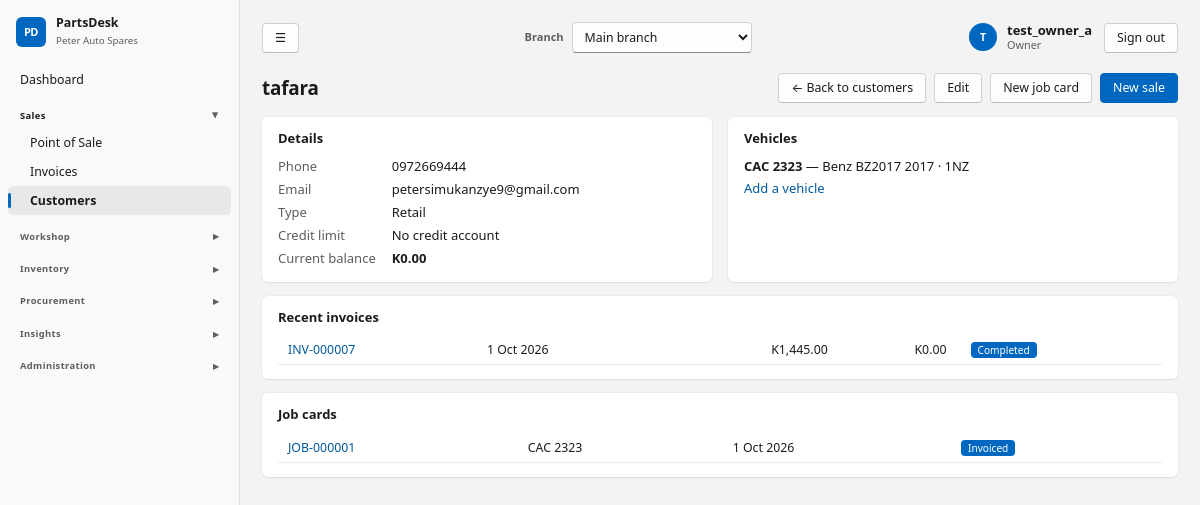
Screenshot of /sales/customers/6/ (signed in) with the database file from the repository.
### core/models.py (models this page shows, shortened)
class ShopSettings(TrackedModel):
    tenant = models.OneToOneField(Tenant, on_delete=models.CASCADE, related_name="settings")
    shop_name = models.CharField(max_length=120, default="My Spare Parts Shop")
    address = models.TextField(blank=True)
    phone = models.CharField(max_length=60, blank=True)
    email = models.EmailField(blank=True)
    tax_id = models.CharField("Tax / TPIN number", max_length=60, blank=True)
    currency_symbol = models.CharField(max_length=8, default="$")
    tax_name = models.CharField(max_length=20, default="VAT")
    tax_rate = models.DecimalField("Tax rate %", max_digits=5, decimal_places=2, default=Decimal("0"))
    prices_include_tax = models.BooleanField(default=True, help_text="Untick if prices are entered before tax.")
    counter_max_discount = models.DecimalField(
        "Max discount % for counter staff", max_digits=5, decimal_places=2, default=Decimal("10"),
        help_text="Managers and the owner can exceed this.")
    default_labour_rate = models.DecimalField("Default labour rate per hour", max_digits=10, decimal_places=2, default=Decimal("0"))
    invoice_footer = models.CharField(max_length=200, blank=True, default="Thank you for your business.")
    class Meta:
        verbose_name_plural = "shop settings"
    @classmethod
    def get(cls, tenant):
        obj, _ = cls.objects.get_or_create(tenant=tenant)
        return obj

class User(AbstractUser):
    class Role(models.TextChoices):
        OWNER = "owner", "Owner"
        MANAGER = "manager", "Manager"
        COUNTER = "counter", "Counter sales"
        MECHANIC = "mechanic", "Mechanic"
        STOREKEEPER = "storekeeper", "Storekeeper"
    role = models.CharField(max_length=20, choices=Role.choices, default=Role.COUNTER)
    tenant = models.ForeignKey(Tenant, null=True, blank=True, on_delete=models.PROTECT, related_name="users")
    branches = models.ManyToManyField(Branch, blank=True, related_name="staff")
    @property
    def display_name(self):
        return self.get_full_name() or self.username

### sales/models.py (models this page shows, shortened)
class Customer(TrackedModel):
    tenant = models.ForeignKey(Tenant, on_delete=models.PROTECT)
    class Type(models.TextChoices):
        RETAIL = "retail", "Retail"
        TRADE = "trade", "Trade (garage / mechanic)"
    name = models.CharField(max_length=120)
    phone = models.CharField(max_length=60, blank=True)
    email = models.EmailField(blank=True)
    address = models.TextField(blank=True)
    customer_type = models.CharField(max_length=10, choices=Type.choices, default=Type.RETAIL)
    credit_limit = models.DecimalField(max_digits=12, decimal_places=2, default=Decimal("0"),
                                       help_text="0 = no credit. Above 0 lets them buy on account up to this amount.")
    notes = models.TextField(blank=True)
    is_active = models.BooleanField(default=True)
    created_at = models.DateTimeField(auto_now_add=True)
    class Meta:
        ordering = ["name"]
    @property
    def balance(self):
        v = self.sales.aggregate(v=Sum(F("total") - F("returned_total") - F("amount_paid")))["v"]
        return v or Decimal("0")

class CustomerVehicle(TrackedModel):
    customer = models.ForeignKey(Customer, on_delete=models.CASCADE, related_name="vehicles")
    reg_number = models.CharField("Registration / plate", max_length=20)
    make = models.CharField(max_length=60)
    model = models.CharField(max_length=60)
    year = models.PositiveSmallIntegerField(null=True, blank=True)
    engine = models.CharField(max_length=60, blank=True)
    vin = models.CharField("VIN / chassis no.", max_length=40, blank=True)
    notes = models.CharField(max_length=200, blank=True)
    class Meta:
        ordering = ["reg_number"]

class Sale(TrackedModel):
    branch = models.ForeignKey(Branch, on_delete=models.PROTECT)
    class Status(models.TextChoices):
        COMPLETED = "completed", "Completed"
        PART_RETURNED = "part_returned", "Partly returned"
        RETURNED = "returned", "Returned"
    class Method(models.TextChoices):
        CASH = "cash", "Cash"
        MOBILE = "mobile", "Mobile money"
        CARD = "card", "Card"
        BANK = "bank", "Bank transfer"
        CREDIT = "credit", "On account"
    number = models.CharField(max_length=20)
    customer = models.ForeignKey(Customer, null=True, blank=True, on_delete=models.PROTECT, related_name="sales")
    vehicle = models.ForeignKey(CustomerVehicle, null=True, blank=True, on_delete=models.SET_NULL)
    status = models.CharField(max_length=15, choices=Status.choices, default=Status.COMPLETED)
    payment_method = models.CharField(max_length=10, choices=Method.choices, default=Method.CASH)
    tax_rate = models.DecimalField(max_digits=5, decimal_places=2, default=Decimal("0"))
    tax_inclusive = models.BooleanField(default=True)
    gross_total = models.DecimalField(max_digits=12, decimal_places=2, default=Decimal("0"))
    discount_total = models.DecimalField(max_digits=12, decimal_places=2, default=Decimal("0"))
    tax_total = models.DecimalField(max_digits=12, decimal_places=2, default=Decimal("0"))
    total = models.DecimalField(max_digits=12, decimal_places=2, default=Decimal("0"))
    returned_total = models.DecimalField(max_digits=12, decimal_places=2, default=Decimal("0"))
    amount_paid = models.DecimalField(max_digits=12, decimal_places=2, default=Decimal("0"))
    notes = models.CharField(max_length=200, blank=True)
    created_by = models.ForeignKey(settings.AUTH_USER_MODEL, null=True, on_delete=models.SET_NULL)
    created_at = models.DateTimeField(default=timezone.now, db_index=True)
    class Meta:
        ordering = ["-created_at", "-id"]
        constraints = [models.UniqueConstraint(fields=["branch", "number"], name="sale_branch_number")]
    def get_absolute_url(self):
        return reverse("sale_detail", args=[self.pk])
    @property
    def balance_due(self):
        return self.total - self.returned_total - self.amount_paid

### workshop/models.py (models this page shows, shortened)
class JobCard(TrackedModel):
    branch = models.ForeignKey(Branch, on_delete=models.PROTECT)
    class Status(models.TextChoices):
        OPEN = "open", "Checked in"
        DIAGNOSING = "diagnosing", "Diagnosing"
        AWAITING_PARTS = "awaiting_parts", "Awaiting parts"
        IN_PROGRESS = "in_progress", "In progress"
        READY = "ready", "Ready for pickup"
        INVOICED = "invoiced", "Invoiced"
        CANCELLED = "cancelled", "Cancelled"
    number = models.CharField(max_length=20)
    customer = models.ForeignKey(Customer, on_delete=models.PROTECT, related_name="jobs")
    vehicle = models.ForeignKey(CustomerVehicle, on_delete=models.PROTECT)
    status = models.CharField(max_length=20, choices=Status.choices, default=Status.OPEN)
    complaint = models.TextField("Customer's complaint / work requested")
    diagnosis = models.TextField("Diagnosis / work notes", blank=True)
    odometer = models.PositiveIntegerField("Odometer (km)", null=True, blank=True)
    assigned_to = models.ForeignKey(settings.AUTH_USER_MODEL, null=True, blank=True, on_delete=models.SET_NULL,
                                    related_name="assigned_jobs", verbose_name="Mechanic")
    promised_date = models.DateField(null=True, blank=True)
    invoice = models.OneToOneField(Sale, null=True, blank=True, on_delete=models.SET_NULL, related_name="job")
    created_by = models.ForeignKey(settings.AUTH_USER_MODEL, null=True, on_delete=models.SET_NULL, related_name="+")
    created_at = models.DateTimeField(default=timezone.now)
    updated_at = models.DateTimeField(auto_now=True)
    class Meta:
        ordering = ["-created_at"]
        constraints = [models.UniqueConstraint(fields=["branch", "number"], name="job_branch_number")]
    def get_absolute_url(self):
        return reverse("job_detail", args=[self.pk])

### sales/views.py (the view)
# urls.py: path("customers/<int:pk>/", views.customer_detail, name="customer_detail"),
@role_required(FRONT)
def customer_detail(request, pk):
    customer = get_object_or_404(Customer, pk=pk, tenant=request.tenant)
    sales = customer.sales.filter(branch=request.branch)
    return render(request, "sales/customer_detail.html", {
        "page_title": customer.name, "customer": customer, "vehicles": customer.vehicles.all(),
        "sales": sales[:15], "owing": [s for s in sales if s.balance_due > 0],
        "jobs": customer.jobs.filter(branch=request.branch)[:10], "can_sell": request.user.role in SALES})

### core/audit.py (called while the page is built)
@contextmanager
def audit_context(**values):
    token = _current.set(dict(_current.get(), **values))
    try:
        yield
    finally:
        _current.reset(token)

def metadata(request):
    try:
        address = str(ip_address(request.META.get('REMOTE_ADDR', '')))
    except ValueError:
        address = None
    match = request.resolver_match
    return dict(request_id=request.audit_request_id, ip_address=address,
                route=(match.view_name if match else 'unmatched')[:100], method=request.method[:10])

### core/models.py (called while the page is built)
    def save(self, *args, **kwargs):
        if not self._state.adding:
            raise ValueError("Audit records cannot be edited.")
        return super().save(*args, **kwargs)

### core/navigation.py (called while the page is built)
def page_back_link(request):
    if request is None or not request.user.is_authenticated:
        return None
    match = request.resolver_match
    name = match.url_name if match else None
    if name == 'dashboard':
        return None
    kwargs = {}
    if name == 'vehicle_create':
        if 'pk' in match.kwargs:
            target, label = 'customer_detail', 'Back to customer'
            kwargs = {'pk': match.kwargs['pk']}
        else:
            target, label = 'vehicle_list', 'Back to vehicles'
    elif name in RECORD_PARENTS:
        target, label = RECORD_PARENTS[name]
        kwargs = {'pk': match.kwargs['pk']}
    else:
        if name not in PARENTS:
            return None
        target, label = PARENTS[name]
    return {'url': reverse(target, kwargs=kwargs), 'label': label}

### core/permissions.py (called while the page is built)
def role_required(roles=None):
    def decorator(view):
        @wraps(view)
        def wrapper(request, *args, **kwargs):
            if not request.user.is_authenticated:
                return redirect_to_login(request.get_full_path())
            require_branch(request)
            if roles is not None and request.user.role not in roles:
                raise PermissionDenied
            return view(request, *args, **kwargs)
        return wrapper
    return decorator

### core/templatetags/ui.py (called while the page is built)
@register.simple_tag(takes_context=True)
def money(context, value):
    shop = context.get("shop")
    return money_str(value, shop.currency_symbol if shop else "")

@register.filter
def status_class(value):
    return "b-" + STATUS_CLASSES.get(str(value), "muted")

@register.simple_tag(takes_context=True)
def page_back_link(context):
    from core.navigation import page_back_link as destination
    return destination(context.get("request"))

### templates/sales/customer_detail.html
{% extends "base.html" %}{% load ui %}
{% block actions %}<a class="btn" href="{% url 'customer_edit' customer.pk %}">Edit</a>{% if can_sell %}<a class="btn" href="{% url 'job_create' %}?customer={{ customer.pk }}">New job card</a><a class="btn primary" href="{% url 'pos' %}">New sale</a>{% endif %}{% endblock %}
{% block content %}
<div class="grid2">
<section class="card"><h2>Details</h2><dl class="facts">
  <dt>Phone</dt><dd>{{ customer.phone|default:"—" }}</dd><dt>Email</dt><dd>{{ customer.email|default:"—" }}</dd>
  <dt>Type</dt><dd>{{ customer.get_customer_type_display }}</dd>
  <dt>Credit limit</dt><dd>{% if customer.credit_limit %}{% money customer.credit_limit %}{% else %}No credit account{% endif %}</dd>
  <dt>Current balance</dt><dd class="{% if customer.balance > 0 %}stockout{% endif %}"><strong>{% money customer.balance %}</strong></dd>
  {% if customer.notes %}<dt>Notes</dt><dd>{{ customer.notes|linebreaksbr }}</dd>{% endif %}</dl></section>
<section class="card"><h2>Vehicles</h2>
  {% for v in vehicles %}<p style="margin:4px 0"><strong>{{ v.reg_number }}</strong> — {{ v.make }} {{ v.model }} {{ v.year|default:"" }}{% if v.engine %} · {{ v.engine }}{% endif %}</p>
  {% empty %}<p class="muted">No vehicles on file yet.</p>{% endfor %}
  <a href="{% url 'vehicle_create' customer.pk %}">Add a vehicle</a></section>
</div>
<section class="card"><h2>Recent invoices</h2>{% if sales %}<table><tbody>{% for s in sales %}<tr><td><a href="{{ s.get_absolute_url }}">{{ s.number }}</a></td><td>{{ s.created_at|date:"j M Y" }}</td><td class="num">{% money s.total %}</td><td class="num {% if s.balance_due > 0 %}stockout{% endif %}">{% money s.balance_due %}</td><td><span class="badge {{ s.status|status_class }}">{{ s.get_status_display }}</span></td></tr>{% endfor %}</tbody></table>
{% else %}<p class="empty">No invoices yet.</p>{% endif %}</section>
{% if jobs %}<section class="card"><h2>Job cards</h2><table><tbody>{% for j in jobs %}<tr><td><a href="{{ j.get_absolute_url }}">{{ j.number }}</a></td><td>{{ j.vehicle.reg_number }}</td><td>{{ j.created_at|date:"j M Y" }}</td><td><span class="badge {{ j.status|status_class }}">{{ j.get_status_display }}</span></td></tr>{% endfor %}</tbody></table></section>{% endif %}
{% endblock %}

### templates/base.html (shortened to what this page needs)
{% load static ui %}<!doctype html>
<html lang="en">
<head>
<link rel="stylesheet" href="{% static 'css/app.css' %}">
</head>
<body data-print-log-url="{% url 'log_print_request' %}" {% if auto_print %}data-autoprint="1"{% endif %}>
<div class="app">
  <aside class="side no-print">
    <div class="brand"><span class="brand-mark">PD</span><div><strong>PartsDesk</strong><small>{{ shop.shop_name }}</small></div></div>
    <nav>{% for g in nav %}{% if g.title %}<details class="nav-group" {% if g.open %}open{% endif %}><summary>{{ g.title }}</summary>{% for item in g.items %}<a href="{{ item.url }}" class="{% if item.active %}on{% endif %}">{{ item.label }}</a>{% endfor %}</details>{% else %}{% for item in g.items %}<a href="{{ item.url }}" class="{% if item.active %}on{% endif %}">{{ item.label }}</a>{% endfor %}{% endif %}{% endfor %}</nav>
  </aside>
  <main class="main">
    <div class="topbar no-print">
      <button type="button" class="btn nav-toggle" id="nav-toggle" aria-label="Toggle menu" title="Show/hide menu">&#9776;</button>
      {% if branches %}<form method="post" action="{% url 'switch_branch' %}" class="branch-switch">{% csrf_token %}
        <label for="branch-select">Branch</label>
        <select id="branch-select" name="branch_id" onchange="this.form.submit()">{% for b in branches %}<option value="{{ b.pk }}" {% if b.pk == active_branch.pk %}selected{% endif %}>{{ b.name }}</option>{% endfor %}</select>
        <noscript><button type="submit">Switch</button></noscript></form>{% endif %}
      <div class="topbar-user"><a href="{% url 'profile' %}" class="user-chip"><span class="avatar">{{ user.display_name|slice:":1"|upper }}</span><span><strong>{{ user.display_name }}</strong><small>{{ user.get_role_display }}</small></span></a>
        <form method="post" action="{% url 'logout' %}">{% csrf_token %}<button type="submit" class="btn">Sign out</button></form></div>
    </div>
    <header class="top"><h1>{% block page_heading %}{{ page_title }}{% endblock %}</h1><div class="actions">{% page_back_link as back %}{% if back %}<a class="btn no-print" href="{{ back.url }}" aria-label="{{ back.label }}">&larr; {{ back.label }}</a>{% endif %}{% block actions %}{% endblock %}</div></header>
    {% block content %}{% endblock %}
  </main>
</div>
</body>
</html>

### rows the page displays
ShopSettings: shop_name "Peter Auto Spares"
User: display_name "T", display_name "test_owner_a", role "Owner"
Customer: name "tafara", phone "0972669444", email "petersimukanzye9@gmail.com", customer_type "Retail", id.currency_symbol "K0.00"
CustomerVehicle: reg_number "CAC 2323", make "Benz", model "BZ2017", year "2017", engine "1NZ"
Sale: number "INV-000007", created_at "1 Oct 2026", total.currency_symbol "K1,445.00", total+returned_total+amount_paid "K0.00", status "Completed"
JobCard: number "JOB-000001", vehicle.reg_number "CAC 2323", created_at "1 Oct 2026", status "Invoiced"

### other values shown
{{ item.label }} "Dashboard"
{{ g.title }} "Sales" "Workshop" "Inventory" "Procurement" "Insights" "Administration"
{{ item.label }} "Point of Sale" "Invoices" "Customers"
{{ back.label }} "Back to customers"
form field branch_id "Main branch"
